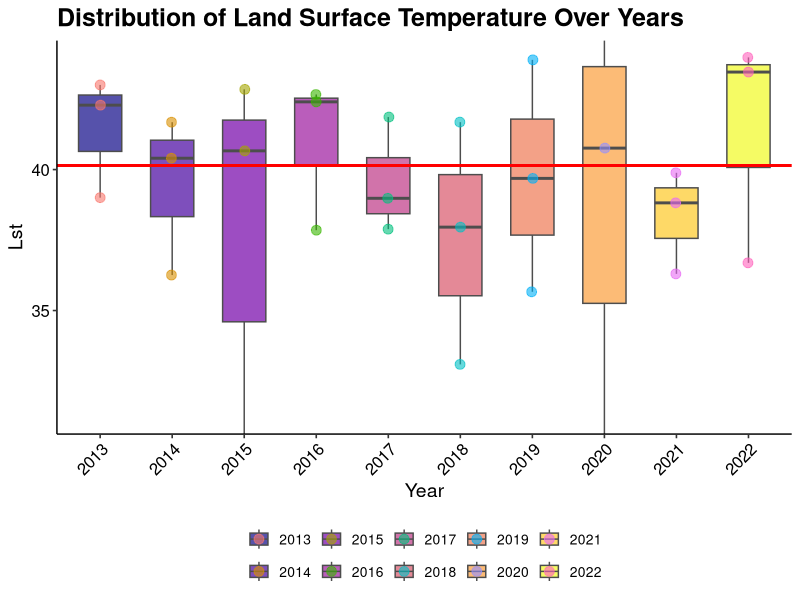
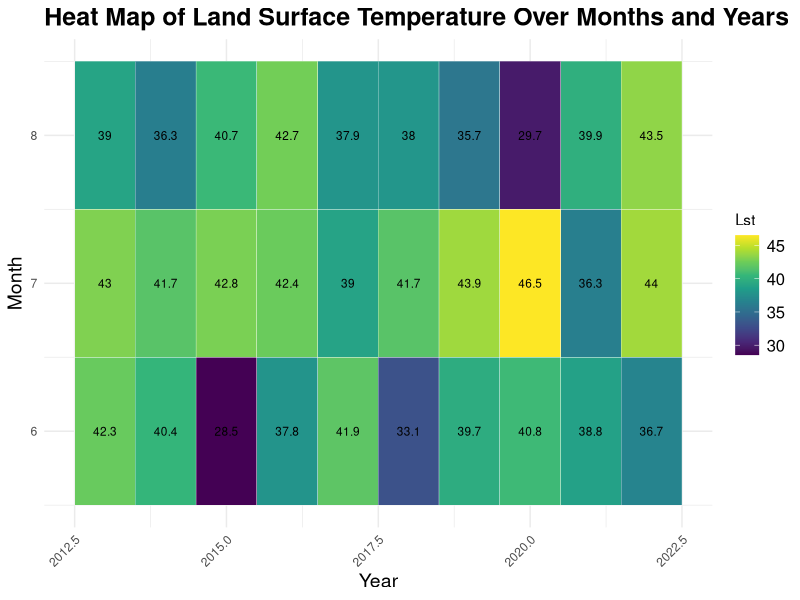
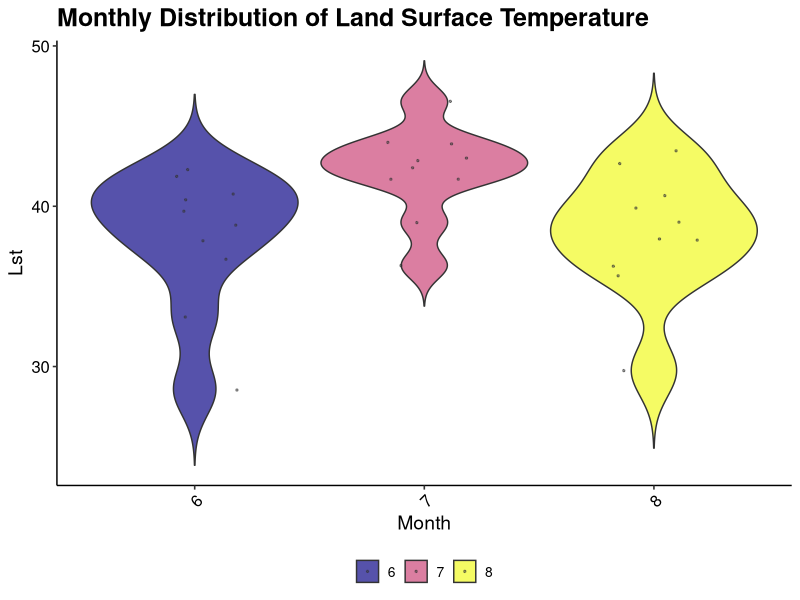

Here is the R script that generated these plots, in order:
## ---- chunk 1
library(lubridate)
summer_data = read.csv("summer_data.csv")
## ---- chunk 2
library(ggplot2)
library(ggpubr)

median_lst = median(summer_data$Lst)

ggplot(summer_data, aes(x = factor(Year), y = Lst, fill = factor(Year))) +
  geom_boxplot(outlier.shape = NA, width = 0.6, color = "gray30", alpha = 0.7) +
  geom_point(position = position_jitterdodge(jitter.width = 0.15), aes(color = factor(Year)), size = 3, alpha = 0.6) +
  geom_hline(yintercept = median_lst, color = "red", linetype = "solid", size = 1) + 
  labs(title = "Distribution of Land Surface Temperature Over Years",
       x = "Year",
       y = "Lst") +
  theme_pubr() +
  scale_fill_viridis_d(option = "C") +
  coord_cartesian(ylim = quantile(summer_data$Lst, c(0.05, 0.95))) +
  theme(axis.text.x = element_text(angle = 45, hjust = 1, vjust = 1),
        panel.grid.major.x = element_blank(),
        legend.position = "bottom",  
        legend.title = element_blank(),
        legend.text = element_text(size = 10),
        plot.title = element_text(size = 18, face = "bold"),
        axis.title = element_text(size = 14),
        axis.text = element_text(size = 12))





## ---- chunk 3
my_color_scale = scale_fill_gradientn(colors = viridis::viridis(10), 
                                       name = "Lst", 
                                       breaks = seq(25, 55, by = 5))

ggplot(summer_data, aes(x = Year, y = Month, fill = Lst)) +
  geom_tile(color = "white") +
  geom_text(aes(label = round(Lst, 1)), color = "black", size = 3) +
  labs(title = "Heat Map of Land Surface Temperature Over Months and Years",
       x = "Year",
       y = "Month") +
  my_color_scale +
  theme_minimal() +
  theme(axis.text.x = element_text(angle = 45, hjust = 1),
        axis.text.y = element_text(hjust = 1, vjust = 0.5),
        legend.position = "right",
        plot.title = element_text(size = 18, face = "bold"),
        axis.title = element_text(size = 14),
        legend.text = element_text(size = 12))
## ---- chunk 4
library(ggplot2)
library(ggpubr)

ggplot(summer_data, aes(x = factor(Month), y = Lst, fill = factor(Month))) +
  geom_violin(trim = FALSE, scale = "width", alpha = 0.7) +
  geom_jitter(position = position_jitter(0.2), color = "gray20", size = 0.5, alpha = 0.5) +
  labs(title = "Monthly Distribution of Land Surface Temperature",
       x = "Month",
       y = "Lst") +
  theme_pubr() +
  scale_fill_viridis_d(option = "C") +
  theme(axis.text.x = element_text(angle = 45, hjust = 1, vjust = 1),
        panel.grid.major.x = element_blank(),
        legend.position = "bottom",
        legend.title = element_blank(),
        legend.text = element_text(size = 10),
        plot.title = element_text(size = 18, face = "bold"),
        axis.title = element_text(size = 14),
        axis.text = element_text(size = 12))

